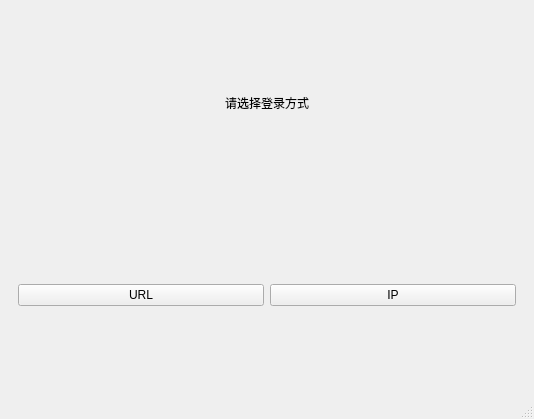
<?xml version="1.0" encoding="UTF-8"?>
<ui version="4.0">
 <class>MainWindow</class>
 <widget class="QMainWindow" name="MainWindow">
  <property name="geometry">
   <rect>
    <x>0</x>
    <y>0</y>
    <width>534</width>
    <height>419</height>
   </rect>
  </property>
  <property name="windowTitle">
   <string>MainWindow</string>
  </property>
  <widget class="QWidget" name="centralwidget">
   <layout class="QVBoxLayout" name="verticalLayout">
    <item>
     <widget class="QWidget" name="widget_2" native="true">
      <layout class="QHBoxLayout" name="horizontalLayout_2">
       <item>
        <spacer name="horizontalSpacer">
         <property name="orientation">
          <enum>Qt::Horizontal</enum>
         </property>
         <property name="sizeHint" stdset="0">
          <size>
           <width>40</width>
           <height>20</height>
          </size>
         </property>
        </spacer>
       </item>
       <item>
        <widget class="QLabel" name="label">
         <property name="text">
          <string>请选择登录方式</string>
         </property>
        </widget>
       </item>
       <item>
        <spacer name="horizontalSpacer_2">
         <property name="orientation">
          <enum>Qt::Horizontal</enum>
         </property>
         <property name="sizeHint" stdset="0">
          <size>
           <width>40</width>
           <height>20</height>
          </size>
         </property>
        </spacer>
       </item>
      </layout>
     </widget>
    </item>
    <item>
     <widget class="QWidget" name="widget" native="true">
      <layout class="QHBoxLayout" name="horizontalLayout">
       <item>
        <widget class="QPushButton" name="URLBtn">
         <property name="text">
          <string>URL</string>
         </property>
        </widget>
       </item>
       <item>
        <widget class="QPushButton" name="IPBtn">
         <property name="text">
          <string>IP</string>
         </property>
        </widget>
       </item>
      </layout>
     </widget>
    </item>
   </layout>
  </widget>
  <widget class="QMenuBar" name="menubar">
   <property name="geometry">
    <rect>
     <x>0</x>
     <y>0</y>
     <width>534</width>
     <height>21</height>
    </rect>
   </property>
  </widget>
  <widget class="QStatusBar" name="statusbar"/>
 </widget>
 <resources/>
 <connections/>
</ui>
